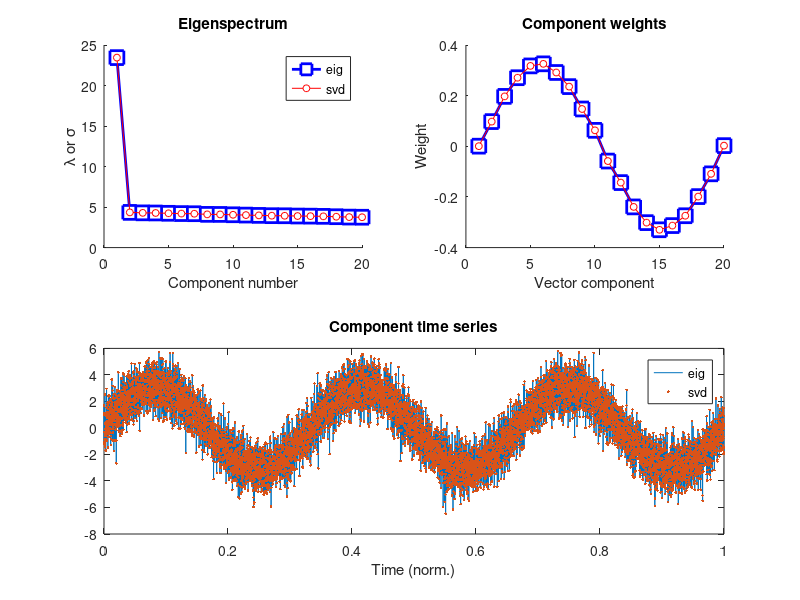

Recreate this plot in MATLAB.
%% PCA via SVD of covariance
%% Simulate data with covariance structure
% Simulation parameters
N = 10000; % time points
M =    20; % channels

% Time vector (radian units)
t = linspace(0,6*pi,N);

% Relationship across channels (imposing covariance)
chanrel = sin(linspace(0,2*pi,M))';

% Generate data
data = bsxfun(@times,repmat( sin(t),M,1 ),chanrel) + randn(M,N);

%% PCA via eigendecomposition of covariance matrix
% First mean-center (mean over time!)
dataM = data - mean(data,2);

% All pairwise dot products as the matrix times its transpose
covmat = dataM*dataM'/(N-1);

% Sort
[Veig,Deig] = eig( covmat );
[Deig,sidx] = sort( diag(Deig),'descend' );
Veig = Veig(:,sidx);

% Convert eigenvalues to %
Deig = 100*Deig/sum(Deig);

% Time series of top component
eig_ts = Veig(:,1)'*data;

%% PCA via SVD of data matrix
% SVD
[U,S,V] = svd( dataM,'econ' );

% Convert singular values to %
S = S.^2; % makes it comparable to eigenvalues
s = 100*diag(S)/sum(diag(S));

%% Show the results
figure(1), clf

% Plot eigenvalue/singular-value spectrum
subplot(221), hold on
plot(Deig,'bs-','markerfacecolor','w','markersize',10,'linew',2)
plot(s,'ro-','markerfacecolor','w','markersize',5)
xlabel('Component number'), ylabel('\lambda or \sigma')
legend({'eig';'svd'})
title('Eigenspectrum')

% Show eigenvector/singular value
subplot(222), hold on
plot(Veig(:,1),'bs-','markerfacecolor','w','markersize',10,'linew',2)
plot(-U(:,1),'ro-','markerfacecolor','w','markersize',5)
xlabel('Vector component'), ylabel('Weight')
title('Component weights')

% Time series
subplot(212)
timevec = (0:N-1)/N;
plot(timevec,eig_ts, timevec,-V(:,1)*sqrt(S(1)),'.')
xlabel('Time (norm.)')
title('Component time series')
legend({'eig';'svd'})
zoom on

%% end.